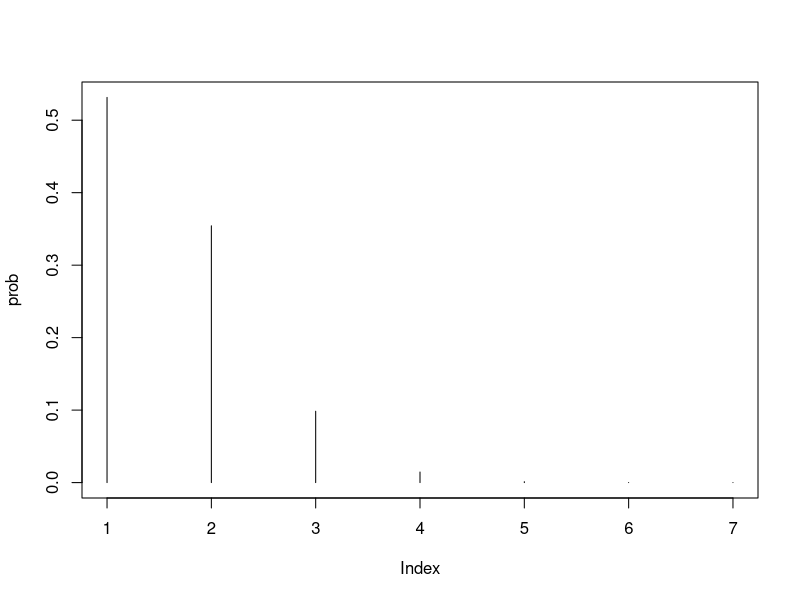
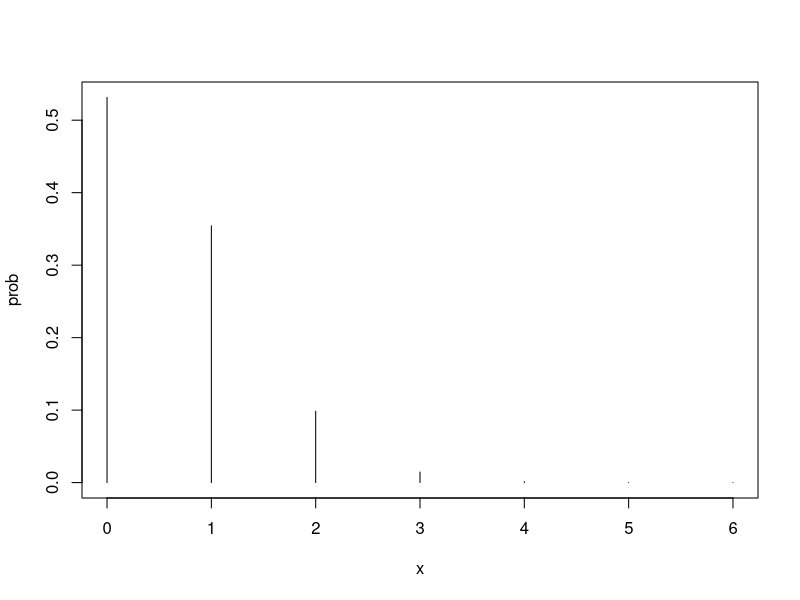
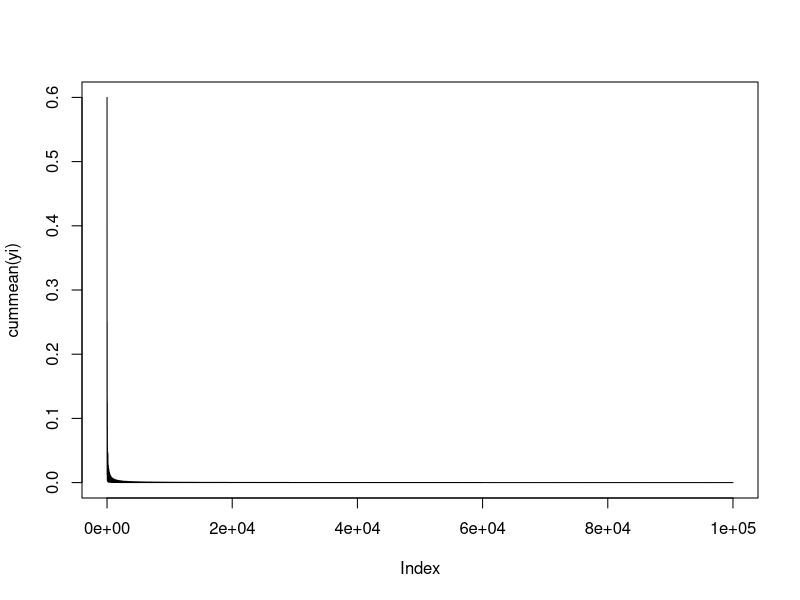
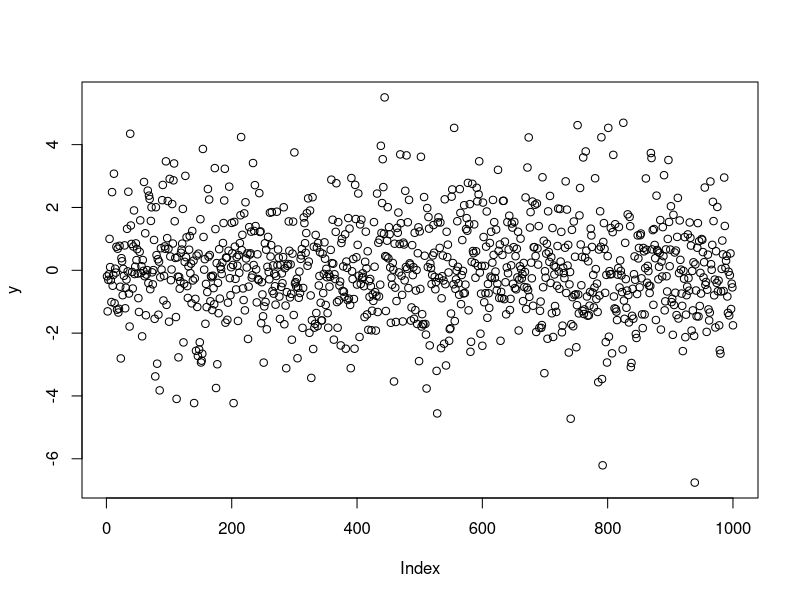

R code for these plots, in order:
pbinom(1 ,12, prob = 0.2)

?pbinom


dbinom(0,12,0.2)+dbinom(1,12,0.2)



n=6
p=0.1
x=0:6

prob = dbinom(x,n,p)

plot(prob,type="h")

#plot(prob,type="h", xlim = range(0:6))

table <- data.frame(x,prob)
table
plot(table,type="h", xlim = range(0:6))

#p(X>=1) = 1 - p(X=0)
1- pbinom(0,n,p)


Revenue = c(550,rep(1200,6))
Revenue

sum(Revenue*prob)
##854.5634$

dpois(3,0.93)

1-dpois(0,0.93)

dpois(0,0.93)+dpois(1,0.93)

ppois(1,0.93)

dpois(3,4.3)

ppois(4,4.3)

#Homework2
x1 <- 1:6
x2 <- 1:6
Ey = mean(x1)*mean(1/x2)
Ey

# Or

y = c()
for(i in x1)
  for(j in x2)
    y = c(y,i/j)
y

mean(y)

#The events are equally likely hence did not use weighted sum of prob


#b)

# To prove as the number of trial has increased the mean merges to the theor mean -
#Law of large numbers
#equally likely events no need of probab
x1i = sample(x1, 100000,replace=TRUE)
x2i = sample(x2, 100000,replace=TRUE)


yi =x1i/x2i

cummean=function(data)  {
  cumsum = (data)/seq_along(data)
}

plot(cummean(yi), type='l')

#COv and COR for non linear associations:

x = rnorm(1000,2,0.5)
#rnorm(100) similar to rnorm(100,0,1)
y = x*sin(x) * rnorm(1000)
plot(y)
cor(x,y)
cov(x,y)

#Negetive binom qs
#P(T3 = 90) =
r = 3
N = 90
p = 0.04

dbinom(r-1,N-1,p)*p

dnbinom(N-r, r, p)


# c
dbinom(3,90,0.04)

#e
#P(T4<=5)

pnbinom((5-4),4,0.04)



pnorm(32.085,30,2.5)-pnorm(25.665,30,2.5)



qnorm(0.005,0,1)
